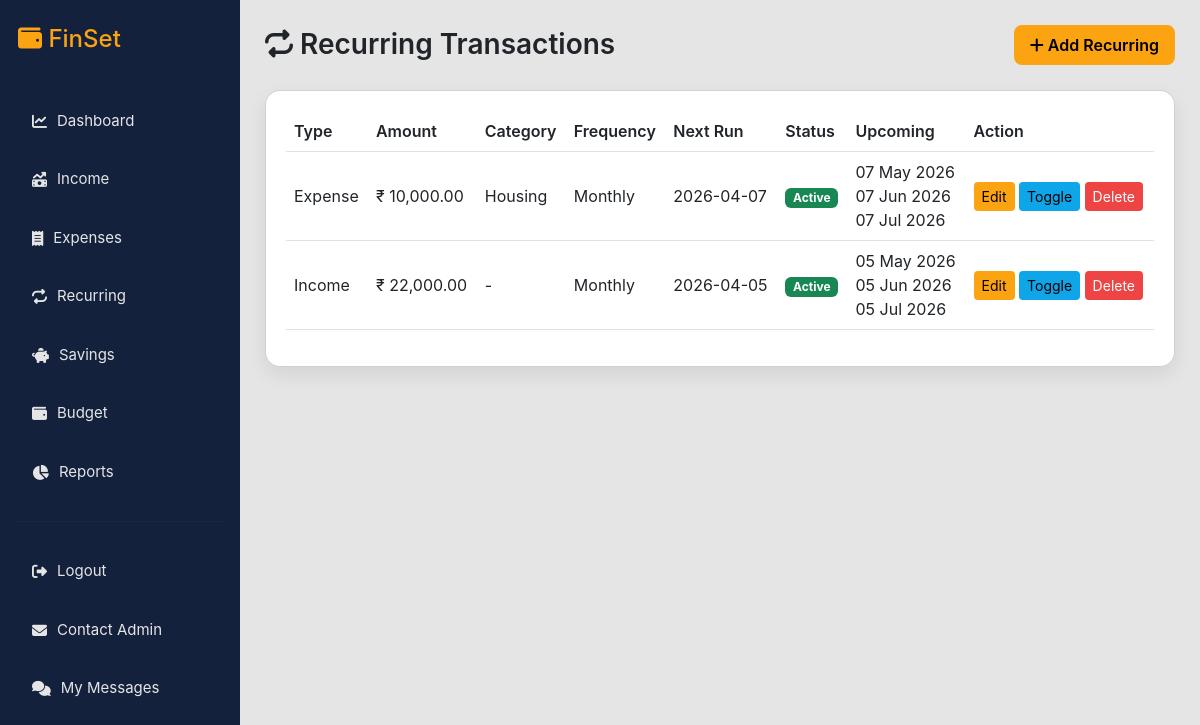
Page /recurring/index.php (signed in) on the committed database.
### tables this page shows
CREATE TABLE IF NOT EXISTS `recurring_transactions` (
  `id` int NOT NULL AUTO_INCREMENT,
  `user_id` int NOT NULL,
  `type` enum('income','expense') NOT NULL,
  `amount` decimal(10,2) NOT NULL,
  `category_id` int DEFAULT NULL,
  `description` varchar(255) DEFAULT NULL,
  `frequency` enum('monthly','weekly','yearly') NOT NULL,
  `next_run` date NOT NULL,
  `status` enum('active','paused') DEFAULT 'active',
  `created_at` timestamp NULL DEFAULT CURRENT_TIMESTAMP,
  `goal_id` int DEFAULT NULL,
  PRIMARY KEY (`id`)
);

CREATE TABLE IF NOT EXISTS `categories` (
  `id` int NOT NULL AUTO_INCREMENT,
  `user_id` int DEFAULT NULL,
  `category_name` varchar(100) DEFAULT NULL,
  `created_at` timestamp NULL DEFAULT CURRENT_TIMESTAMP,
  `created_by` enum('admin','user') DEFAULT 'admin',
  PRIMARY KEY (`id`)
);

### recurring/index.php (the view, shortened to what this page needs)
<?php
include "../config/database.php";
$user_id = $_SESSION['user_id'];
$result = mysqli_query($conn,"
    SELECT r.*, c.category_name
    FROM recurring_transactions r
    LEFT JOIN categories c ON r.category_id=c.id
    WHERE r.user_id='$user_id'
    ORDER BY r.created_at DESC
");
?>
<!DOCTYPE html>
<html>
<head>
<link href="https://cdn.jsdelivr.net/npm/bootstrap@5.3.0/dist/css/bootstrap.min.css" rel="stylesheet">
<link rel="stylesheet" href="https://cdnjs.cloudflare.com/ajax/libs/font-awesome/6.5.0/css/all.min.css">
</head>
<body>
<div class="main-container">
<?php include "../includes/sidebar.php"; ?>
<div class="content">
<div class="page-header">
<h3><i class="fa-solid fa-repeat"></i> Recurring Transactions</h3>
<a href="add.php" class="btn btn-add">
<i class="fa-solid fa-plus"></i> Add Recurring
</a>
</div>
<div class="card table-card">
<table class="table align-middle">
<thead>
<tr>
<th>Type</th>
<th>Amount</th>
<th>Category</th>
<th>Frequency</th>
<th>Next Run</th>
<th>Status</th>
<th>Upcoming</th>
<th>Action</th>
</tr>
</thead>
<tbody>
<?php while($row=mysqli_fetch_assoc($result)){ ?>
<tr>
<td><?php echo ucfirst($row['type']); ?></td>
<td>₹ <?php echo number_format($row['amount'],2); ?></td>
<td><?php echo $row['category_name'] ?? '-'; ?></td>
<td><?php echo ucfirst($row['frequency']); ?></td>
<td><?php echo $row['next_run']; ?></td>
<td>
<?php if($row['status']=='active'){ ?>
<span class="badge bg-success">Active</span>
<?php } else { ?>
<span class="badge bg-secondary">Paused</span>
<?php } ?>
</td>
<td>
<?php
$next = strtotime($row['next_run']);
$future = [];
for($i=0;$i<3;$i++){
    if($row['frequency']=='monthly'){
        $next = strtotime("+1 month",$next);
    }elseif($row['frequency']=='weekly'){
        $next = strtotime("+1 week",$next);
    }else{
        $next = strtotime("+1 year",$next);
    }
    $future[] = date("d M Y",$next);
}
echo implode("<br>",$future);
?>
</td>
<td>
<a href="edit.php?id=<?php echo $row['id']; ?>"
class="btn btn-sm btn-warning">Edit</a>
<a href="toggle.php?id=<?php echo $row['id']; ?>"
class="btn btn-sm btn-info">Toggle</a>
<a href="delete.php?id=<?php echo $row['id']; ?>"
class="btn btn-sm btn-danger"
onclick="return confirm('Delete this recurring rule?')">
Delete
</a>
</td>
</tr>
<?php } ?>
</tbody>
</table>
</div>
</div>
</body>
</html>

### recurring/index.php (style rules this page uses)
body { margin:0; background:#E5E5E5; font-family:'Inter','Segoe UI',sans-serif; }
.main-container { display:flex; }
.content { margin-left:240px; width:calc(100% - 240px); padding:25px; }
.page-header { display:flex; justify-content:space-between; align-items:center; margin-bottom:25px; }
.page-header h3 { margin:0; font-weight:600; }
.btn-add { background:#FCA311; border:none; color:#000; font-weight:600; padding:8px 16px; border-radius:8px; }
.table-card { background:white; border-radius:15px; box-shadow:0 8px 20px rgba(0,0,0,0.08); padding:20px; }
.table thead { background:#f8fafc; }
.table th { font-weight:600; }
.btn-warning { background:#FCA311; border:none; color:black; }
.btn-info { background:#0ea5e9; border:none; }
.btn-danger { background:#ef4444; border:none; }

### rows in the picture
recurring_transactions: type "Expense", amount "10,000.00", category.category_name "Housing", frequency "Monthly", next_run "2026-04-07", status "Active", future "07 May 2026 07 Jun 2026 07 Jul 2026"
recurring_transactions: type "Income", amount "22,000.00", category_name "-", frequency "Monthly", next_run "2026-04-05", status "Active", future "05 May 2026 05 Jun 2026 05 Jul 2026"
